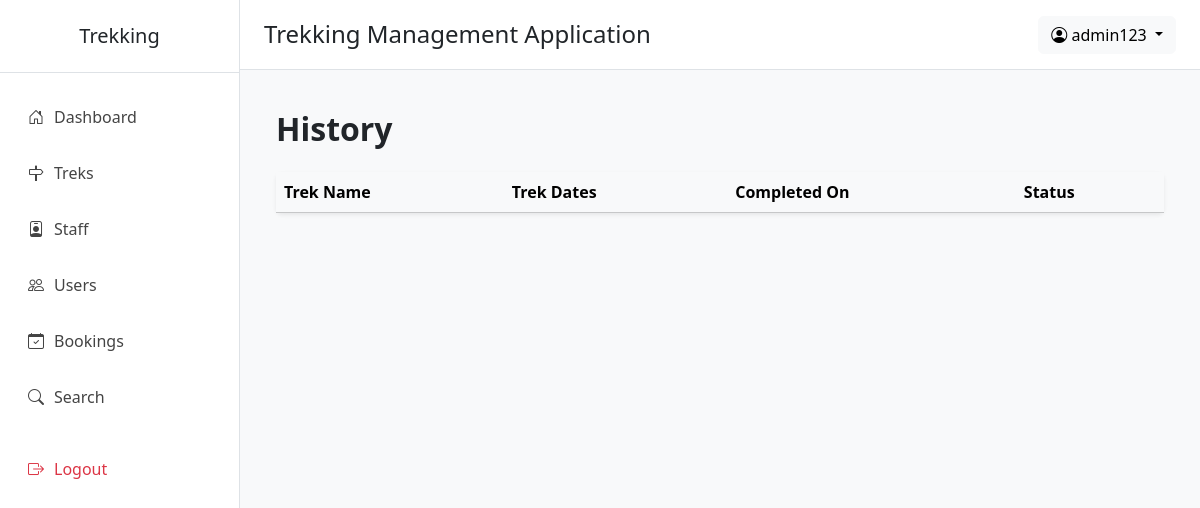
The app's page /history/5 (signed in), older data.
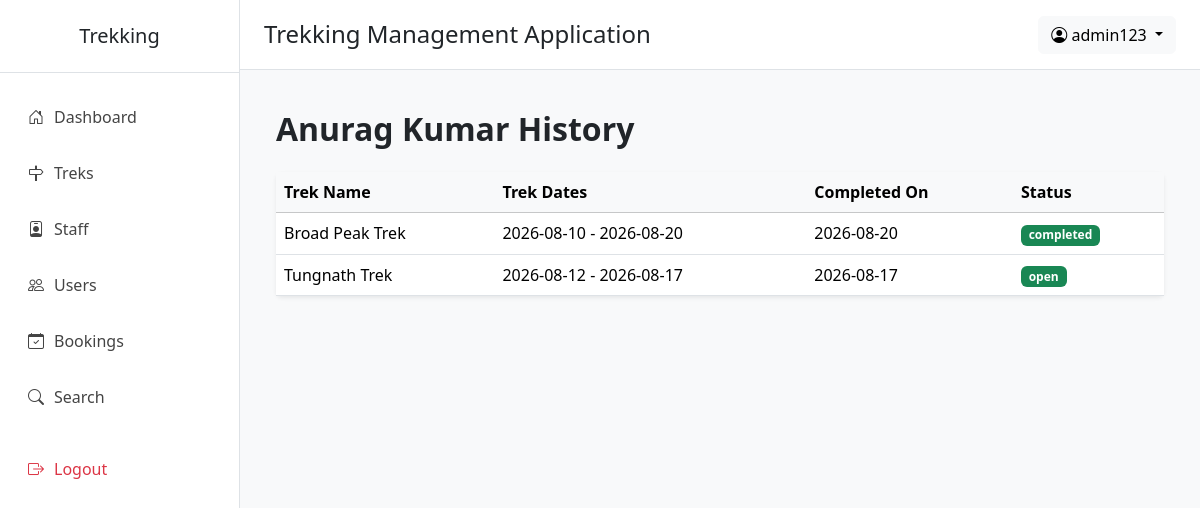
The same page, newer data.
### application/models.py (models this page shows)
class User(db.Model):
    __tablename__="users"
    id=db.Column(db.Integer(),primary_key=True,autoincrement=True)
    name=db.Column(db.String(),nullable=False)
    email=db.Column(db.String(),nullable=False,unique=True)
    phone=db.Column(db.String(),nullable=True)
    password=db.Column(db.String(),nullable=False)
    contact=db.Column(db.String(),nullable=True)
    role=db.Column(db.String(),default="user")       # admin | user | staff
    status=db.Column(db.String(),default="active")   # active | blacklisted | pending | rejected
    created_at=db.Column(db.DateTime(),server_default=db.func.now())
    updated_at=db.Column(db.DateTime(),server_default=db.func.now(),onupdate=db.func.now())
    staff_profile = db.relationship(
        "Staff",
        backref="user",
        uselist=False,
        foreign_keys="Staff.userid"
    )
    bookings = db.relationship(
        "Booking",
        backref="user",
        cascade="all, delete-orphan"
    )

class Booking(db.Model):
    __tablename__ = "bookings"
    id = db.Column(db.Integer(), primary_key=True)
    user_id = db.Column(db.Integer(), db.ForeignKey("users.id"), nullable=False)
    trek_id = db.Column(db.Integer(), db.ForeignKey("treks.id"), nullable=False)
    booking_date = db.Column(db.DateTime(), default=db.func.now())
    status = db.Column(db.String(20), nullable=False, default="booked")
    payment_status = db.Column(db.String(20), nullable=False, default="Pending")
    cancelled_at = db.Column(db.DateTime, nullable=True)

class Trek(db.Model):
    __tablename__="treks"
    id = db.Column(db.Integer(),primary_key=True)
    name = db.Column(db.String(),nullable=False)
    location = db.Column(db.String(),nullable=False)
    price=db.Column(db.Integer(),nullable=False)
    difficulty = db.Column(db.String(),nullable=False) # Easy | Medium | Hard
    duration_days = db.Column(db.Integer(),nullable=False)
    total_slots = db.Column(db.Integer(),nullable=False)
    avl_slots = db.Column(db.Integer(),nullable=False)
    assigned_staff_id = db.Column(db.Integer(),db.ForeignKey("staff.id"),nullable=True)
    status = db.Column(db.String(),default="open") #  open | closed | started | completed
    start_date = db.Column(db.DateTime(),nullable=False)
    end_date = db.Column(db.DateTime(),nullable=False)
    desc = db.Column(db.String(),nullable=True)
    created_by = db.Column(db.Integer(),db.ForeignKey("users.id"),nullable=False)
    created_at = db.Column(db.DateTime(),server_default=db.func.now())
    updated_at = db.Column(db.DateTime(),server_default=db.func.now(),onupdate=db.func.now())
    bookings = db.relationship(
        "Booking",
        backref="trek",
        cascade="all, delete-orphan"
    )

### application/admin_routes.py (the view)
@app.route("/history/<int:user_id>")
def user_history(user_id):
    if("admin_id" not in session):
        return redirect("/login")
    this_admin=User.query.filter_by(id=session["admin_id"]).first()
    user=User.query.filter_by(id=user_id).first()
    history=Booking.query.filter_by(user_id=user_id).all()
    return render_template("admin/history.html",user=user,history=history,this_admin=this_admin)

### templates/admin/history.html (shortened to what this page needs)
{% extends "admin/base.html" %}
{% block content %}
<div class="container-fluid">
    <h2 class="fw-bold mb-4">
        {{user.name}} History
    </h2>
    <div class="card shadow-sm border-0">
        <div class="card-body p-0">
            <table class="table table-hover align-middle mb-0">
                <thead class="table-light">
                    <tr>
                        <th>Trek Name</th>
                        <th>Trek Dates</th>
                        <th>Completed On</th>
                        <th>Status</th>
                    </tr>
                </thead>
                <tbody>
                    {% for c in history %}
                    <tr>
                        <td>{{c.trek.name}}</td>
                        <td>{{c.trek.start_date.date()}} - {{c.trek.end_date.date()}}</td>
                        <td>{{c.trek.end_date.date()}}</td>
                        <td>
                            <span class="badge bg-success">
                                {{c.trek.status}}
                            </span>
                        </td>
                    </tr>
                    {% endfor %}
                </tbody>
            </table>
        </div>
    </div>
</div>
{% endblock %}

Row changes from the older to the newer data that the page shows:
added User: name "Anurag Kumar"
added Booking: trek.name "Broad Peak Trek", trek.start_date "2026-08-10", trek.end_date "2026-08-20", trek.status "completed"
added Booking: trek.name "Tungnath Trek", trek.start_date "2026-08-12", trek.end_date "2026-08-17", trek.status "open"
